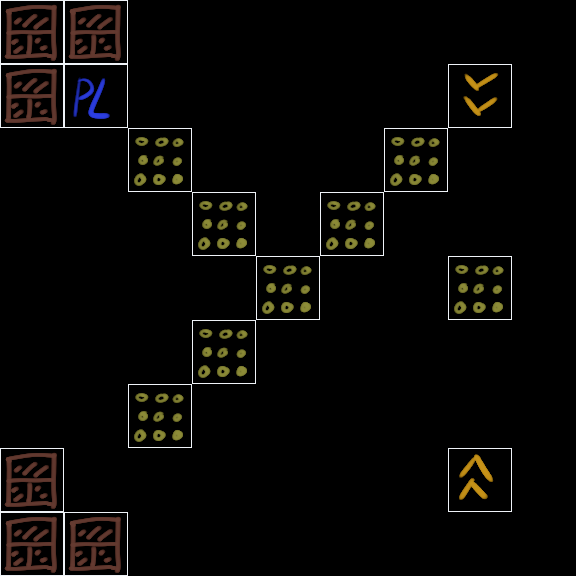

A level layout from a 2D game, rendered from its tile map. Below: a short description, then the map file with its tile-grid data intact:
An orthogonal 9x9 tile map with 64x64 px tiles, 1 tile layer (Tiles) and 2 objects (lock$e, key$y).

<map version="1.5" tiledversion="1.6.0" orientation="orthogonal" renderorder="right-down" width="9" height="9" tilewidth="64" tileheight="64" infinite="0" nextlayerid="6" nextobjectid="30">
 <tileset firstgid="1" source="level_design.tsx" />
 <layer id="4" name="Tiles" width="9" height="9">
  <data encoding="csv">
4,4,0,0,0,0,0,0,0,
4,1,0,0,0,0,0,8,0,
0,0,3,0,0,0,3,0,0,
0,0,0,3,0,3,0,0,0,
0,0,0,0,3,0,0,3,0,
0,0,0,3,0,0,0,0,0,
0,0,3,0,0,0,0,0,0,
4,0,0,0,0,0,0,6,0,
4,4,0,0,0,0,0,0,0
</data>
 </layer>
 <objectgroup id="5" name="Objects">
  <object id="28" name="lock$e" x="0" y="256" width="64" height="64" />
  <object id="29" name="key$y" x="256" y="256" width="64" height="64" />
 </objectgroup>
</map>
